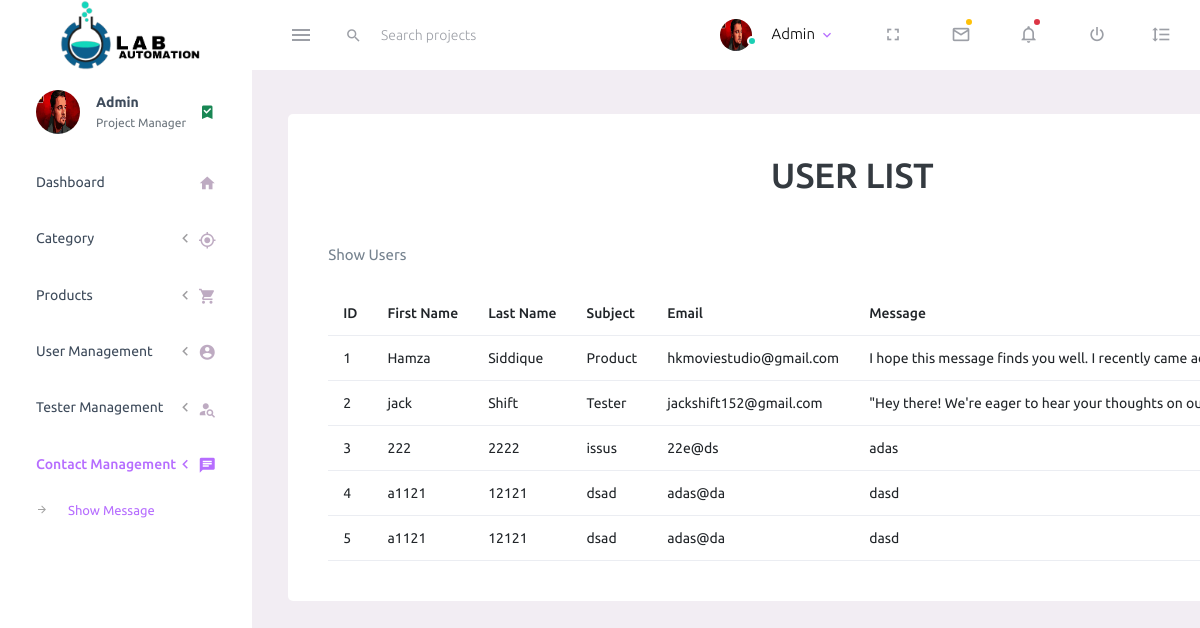
The app's page /Project/admin/showmsg.php (signed in) with its own data.
### tables this page shows
CREATE TABLE `users` (
  `id` int(11) NOT NULL,
  `name` varchar(20) NOT NULL,
  `email` varchar(255) NOT NULL,
  `num` text NOT NULL,
  `img` varchar(255) NOT NULL,
  `password` varchar(20) NOT NULL,
  `role` varchar(11) NOT NULL DEFAULT 'user'
);

CREATE TABLE `contact` (
  `id` int(11) NOT NULL,
  `fname` varchar(50) NOT NULL,
  `lname` varchar(50) NOT NULL,
  `subject` varchar(50) NOT NULL,
  `email` varchar(50) NOT NULL,
  `msg` varchar(255) NOT NULL
);

### Project/admin/showmsg.php (the view, shortened to what this page needs)
<!DOCTYPE html>
<html lang="en">
<head>
</head>
<body>
    <?php include 'header.php';
          include 'config.php';
    ?>
<div class="content-wrapper">
            <div class="row">
              <div class="col-12 grid-margin stretch-card w-100">
                <div class="card w-100Q1Q">
                  <div class="card-body">
                    <h1 class="h1 text-center mb-5">USER LIST</h1>
                    <p class="card-description">Show Users</p>
                    <table class="table table-hover">
                    <thead class="">
                        <tr>
                            <th scope="col">ID</th>
                            <th scope="col">First Name</th>
                            <th scope="col">Last Name</th>
                            <th scope="col">Subject</th>
                            <th scope="col">Email</th>
                            <th scope="col">Message</th>
                        </tr>
                    </thead>
                    <tbody>
                        <?php
                            $query = "SELECT * FROM `contact`";
                            $res = mysqli_query($con,$query);
                            while($row = mysqli_fetch_assoc($res)){
                        ?>
                        <tr style="width: 30px;">
                            <td><?php echo $row['id']?></td>
                            <td><?php echo $row['fname']?></td>
                            <td><?php echo $row['lname']?></td>
                            <td><?php echo $row['subject']?></td>
                            <td><?php echo $row['email']?></td>
                            <td style="width: 30px" ><?php echo $row['msg']?></td>
                        </tr>
                        <?php }?>
                    </tbody>
                </table>
                  </div>
                </div>
              </div>
            </div>
          </div>
     <?php include 'footer.php'?>
</body>
</html>

### Project/admin/header.php (shortened to what this page needs)
<?php
include "config.php";
$id = $_SESSION['id'];
$query = "select * from users where id  ='$id'";
$result= mysqli_query($con,$query);
$row = mysqli_fetch_assoc($result);
?>
<!DOCTYPE html>
<html lang="en">
  <head>
    <link rel="stylesheet" href="assets/vendors/mdi/css/materialdesignicons.min.css">
    <link rel="stylesheet" href="assets/vendors/css/vendor.bundle.base.css">
    <link rel="stylesheet" href="assets/css/style.css">
  </head>
  <body>
      <nav class="navbar default-layout-navbar col-lg-12 col-12 p-0 fixed-top d-flex flex-row">
        <div class="text-center navbar-brand-wrapper d-flex align-items-center justify-content-center">
          <a class="navbar-brand brand-logo" href="index.html"><img src="assets/images/LAB-removebg-preview.png" alt="logo" style="height: auto;"/></a>
        </div>
        <div class="navbar-menu-wrapper d-flex align-items-stretch">
          <button class="navbar-toggler navbar-toggler align-self-center" type="button" data-toggle="minimize">
            <span class="mdi mdi-menu"></span>
          </button>
          <div class="search-field d-none d-md-block">
            <form class="d-flex align-items-center h-100" action="#">
              <div class="input-group">
                <div class="input-group-prepend bg-transparent">
                  <i class="input-group-text border-0 mdi mdi-magnify"></i>
                </div>
                <input type="text" class="form-control bg-transparent border-0" placeholder="Search projects">
              </div>
            </form>
          </div>
          <ul class="navbar-nav navbar-nav-right">
            <li class="nav-item nav-profile dropdown">
              <a class="nav-link dropdown-toggle" id="profileDropdown" href="#" data-bs-toggle="dropdown" aria-expanded="false">
                <div class="nav-profile-img">
                  <img src="uploads/<?php echo $row["img"]?>" alt="image">
                  <span class="availability-status online"></span>
                </div>
                <div class="nav-profile-text">
                  <p class="mb-1 text-black"> <?php
                                if(isset($_SESSION['name'])){
                                    echo $_SESSION['name'];
                                }
                                ?></p>
                </div>
              </a>
            </li>
            <li class="nav-item d-none d-lg-block full-screen-link">
              <a class="nav-link">
                <i class="mdi mdi-fullscreen" id="fullscreen-button"></i>
              </a>
            </li>
            <li class="nav-item dropdown">
              <a class="nav-link count-indicator dropdown-toggle" id="messageDropdown" href="#" data-bs-toggle="dropdown" aria-expanded="false">
                <i class="mdi mdi-email-outline"></i>
                <span class="count-symbol bg-warning"></span>
              </a>
            </li>
            <li class="nav-item dropdown">
              <a class="nav-link count-indicator dropdown-toggle" id="notificationDropdown" href="#" data-bs-toggle="dropdown">
                <i class="mdi mdi-bell-outline"></i>
                <span class="count-symbol bg-danger"></span>
              </a>
            </li>
            <li class="nav-item nav-logout d-none d-lg-block">
              <a class="nav-link" href="logout.php">
                <i class="mdi mdi-power"></i>
              </a>
            </li>
            <li class="nav-item nav-settings d-none d-lg-block">
              <a class="nav-link" href="#">
                <i class="mdi mdi-format-line-spacing"></i>
              </a>
            </li>
          </ul>
        </div>
      </nav>
      <div class="container-fluid page-body-wrapper">
        <nav class="sidebar sidebar-offcanvas" id="sidebar">
          <ul class="nav">
            <li class="nav-item nav-profile">
              <a href="#" class="nav-link">
                <div class="nav-profile-image">
                  <img src="uploads/<?php echo $row["img"]?>" alt="profile">
                </div>
                <div class="nav-profile-text d-flex flex-column">
                  <span class="font-weight-bold mb-2"> <?php
                                if(isset($_SESSION['name'])){
                                    echo $_SESSION['name'];
                                }
                                ?></span>
                  <span class="text-secondary text-small">Project Manager</span>
                </div>
                <i class="mdi mdi-bookmark-check text-success nav-profile-badge"></i>
              </a>
            </li>
            <li class="nav-item">
              <a class="nav-link" href="index.php">
                <span class="menu-title">Dashboard</span>
                <i class="mdi mdi-home menu-icon"></i>
              </a>
            </li>
            <li class="nav-item">
              <a class="nav-link" data-bs-toggle="collapse" href="#ui-basic" aria-expanded="false" aria-controls="ui-basic">
                <span class="menu-title">Category</span>
                <i class="menu-arrow"></i>
                <i class="mdi mdi-crosshairs-gps menu-icon"></i>
              </a>
            </li>
            <li class="nav-item">
              <a class="nav-link" data-bs-toggle="collapse" href="#ui-basic1" aria-expanded="false" aria-controls="ui-basic1">
                <span class="menu-title">Products</span>
                <i class="menu-arrow"></i>
                <i class="mdi mdi-cart menu-icon"></i>
              </a>
            </li>
            <li class="nav-item">
              <a class="nav-link" data-bs-toggle="collapse" href="#ui-basic2" aria-expanded="false" aria-controls="ui-basic2">
                <span class="menu-title">User Management</span>
                <i class="menu-arrow"></i>
                <i class="mdi mdi-account-circle menu-icon"></i>
              </a>
            </li>
            <li class="nav-item">
              <a class="nav-link" data-bs-toggle="collapse" href="#ui-basic5" aria-expanded="false" aria-controls="ui-basic5">
                <span class="menu-title">Tester Management</span>
                <i class="menu-arrow"></i>
                <i class="mdi mdi-account-search menu-icon"></i>
              </a>
            </li>
            <li class="nav-item">
              <a class="nav-link" data-bs-toggle="collapse" href="#ui-basic8" aria-expanded="false" aria-controls="ui-basic8">
                <span class="menu-title">Contact Management</span>
                <i class="menu-arrow"></i>
                <i class="mdi mdi-message-text menu-icon"></i>
              </a>
              <div class="collapse" id="ui-basic8">
                <ul class="nav flex-column sub-menu">
                  <li class="nav-item"> <a class="nav-link" href="showmsg.php">Show Message</a></li>
                </ul>
              </div>
            </li>
          </ul>
        </nav>

### records on screen
users: img (picture)
contact: id "1", fname "Hamza", lname "Siddique", subject "Product", email "hkmoviestudio@gmail.com", msg "I hope this message finds you well. I recently came…"
contact: id "2", fname "jack", lname "Shift", subject "Tester", email "jackshift152@gmail.com", msg "\"Hey there! We're eager to hear your thoughts on…"
contact: id "3", fname "222", lname "2222", subject "issus", email "22e@ds", msg "adas"
contact: id "4", fname "a1121", lname "12121", subject "dsad", email "adas@da", msg "dasd"
contact: id "5", fname "a1121", lname "12121", subject "dsad", email "adas@da", msg "dasd"

### other values on screen
$_SESSION['name'] "Admin"
